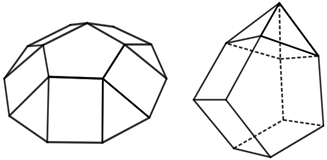
#> input picture Parte06/Ex1/images/polygons.png, 327 x 160 px
$ python subpixel_accuracy.py
#> lines starting #> are read from the running program, lines starting #| are printed output that depends on the picture; after the words box and inside, x2 and y2 are one past the last pixel; in counts of white or black regions, pixels touching at a corner belong together
#!/usr/bin/env python3

# Sometimes, you may need to find the corners with maximum accuracy.
# cv.cornerSubPix() further refines the corners detected with sub-pixel accuracy.
# We need to find the Harris corners first.
# Then we pass the centroids of these corners (There may be a bunch of pixels at a corner, we take their centroid) to refine them.
# Harris corners are marked in red pixels and refined corners are marked in green pixels.
# For this function, we have to define the criteria when to stop the iteration.
# We stop it after a specified number of iterations or a certain accuracy is achieved, whichever occurs first.
# We also need to define the size of the neighborhood it searches for corners.

import numpy as np
import cv2 as cv

filename = 'images/polygons.png'
img = cv.imread(filename)
#> img is the input picture: shape (160, 327, 3); min 2, max 255, mean 239.4
gray = cv.cvtColor(img,cv.COLOR_BGR2GRAY)

# First find Harris corners
gray = np.float32(gray)
dst = cv.cornerHarris(gray,2,3,0.04)
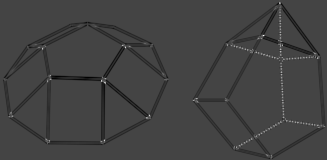
#> dst: shape (160, 327) float32; min -116237808, max 314964160, mean -3625929.2; drawn with min black and max white
dst = cv.dilate(dst,None)
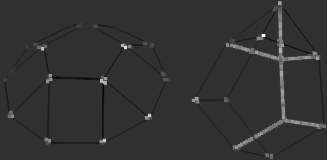
#> dst: shape (160, 327) float32; min -74625856, max 314964160, mean 3058747.8; drawn with min black and max white
ret, dst = cv.threshold(dst,0.01*dst.max(),255,0)
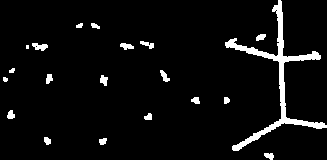
#> dst: shape (160, 327) float32; 5% white; 20 white regions (1 under 20 px), largest, box (x1, y1, x2, y2) and area: (225, 0, 327, 151) 1758, (32, 43, 48, 51) 82, (120, 43, 134, 50) 65
#> ret = 3149641.6
dst = np.uint8(dst)

# Find centroids
ret, labels, stats, centroids = cv.connectedComponentsWithStats(dst)
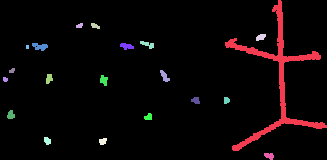
#> labels: shape (160, 327) int32; 21 distinct labels, from 0 to 20; one colour per label, 0 black
#> ret = 21; stats = 21 rows, first 6: [0, 0, 327, 160, 49695], [225, 0, 102, 151, 1758], [76, 23, 7, 5, 27], [91, 23, 9, 6, 36], [256, 34, 10, 7, 51], [140, 41, 14, 8, 59]; centroids = 21 rows, first 8: [159.8, 79.51], [276.5, 78.63], [79.19, 25.26], [94.75, 25.53], [260.4, 36.8], [147.2, 44.05], [39.57, 46.18], [126.3, 45.83]

# Define the criteria to stop and refine the corners
criteria = (cv.TERM_CRITERIA_EPS + cv.TERM_CRITERIA_MAX_ITER, 100, 0.001)
corners = cv.cornerSubPix(gray,np.float32(centroids),(5,5),(-1,-1),criteria)
#> corners = 21 rows, first 8: [159.8, 79.51], [280.7, 77.89], [79.19, 25.26], [94.75, 25.53], [260.3, 35.21], [151.5, 44.39], [35.34, 44.36], [124.2, 43.96]

# Now draw them
res = np.hstack((centroids,corners))
#> res = 21 rows, first 6: [159.8, 79.51, 159.8, 79.51], [276.5, 78.63, 280.7, 77.89], [79.19, 25.26, 79.19, 25.26], [94.75, 25.53, 94.75, 25.53], [260.4, 36.8, 260.3, 35.21], [147.2, 44.05, 151.5, 44.39]
res = np.int0(res)
#> res = 21 rows, first 6: [159, 79, 159, 79], [276, 78, 280, 77], [79, 25, 79, 25], [94, 25, 94, 25], [260, 36, 260, 35], [147, 44, 151, 44]
img[res[:,1],res[:,0]]=[0,0,255]
#> img: shape (160, 327, 3); 0.04% of pixels changed, all inside (x1, y1, x2, y2) = (4, 25, 277, 156)
img[res[:,3],res[:,2]] = [0,255,0]
#> img: shape (160, 327, 3); mean B, G, R 239.4, 239.5, 239.5

cv.imshow('subpixel15.jpg',img)

if cv.waitKey(0) == ord('q'):
#> (key q is pressed here)
    cv.destroyAllWindows()

$ run again, with Parte06/Ex1/images/chessboard.png copied over Parte06/Ex1/images/polygons.png
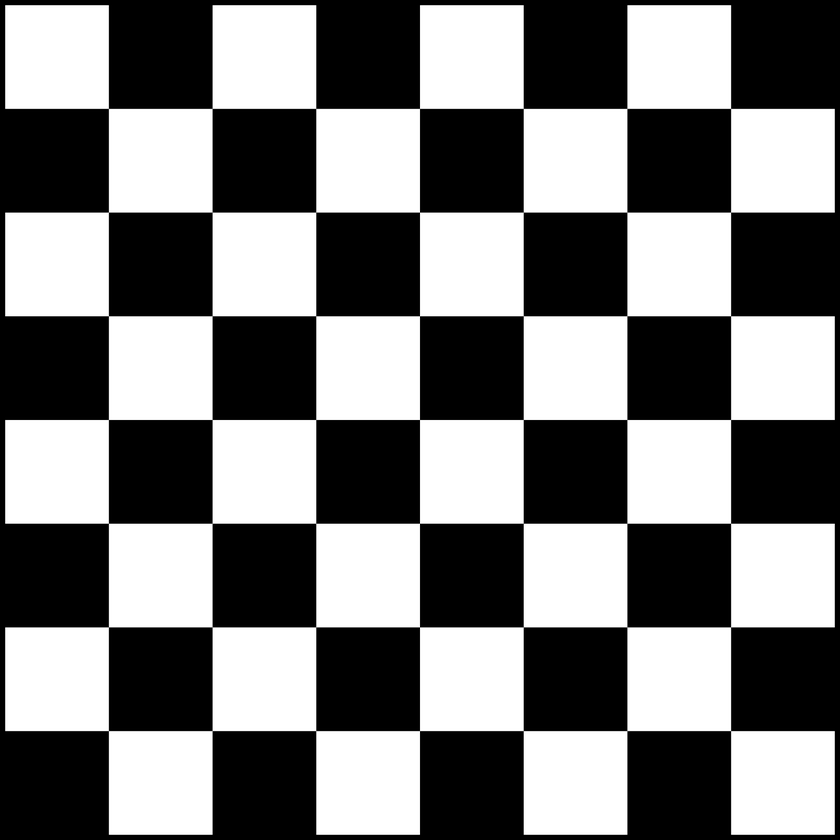
#> input picture Parte06/Ex1/images/chessboard.png, 840 x 840 px, shrunk from 2048 x 2048 before the run
#> img is the input picture: shape (840, 840, 3); min 0, max 255, mean 124.4
#> `dst = cv.dilate(dst,None)`:
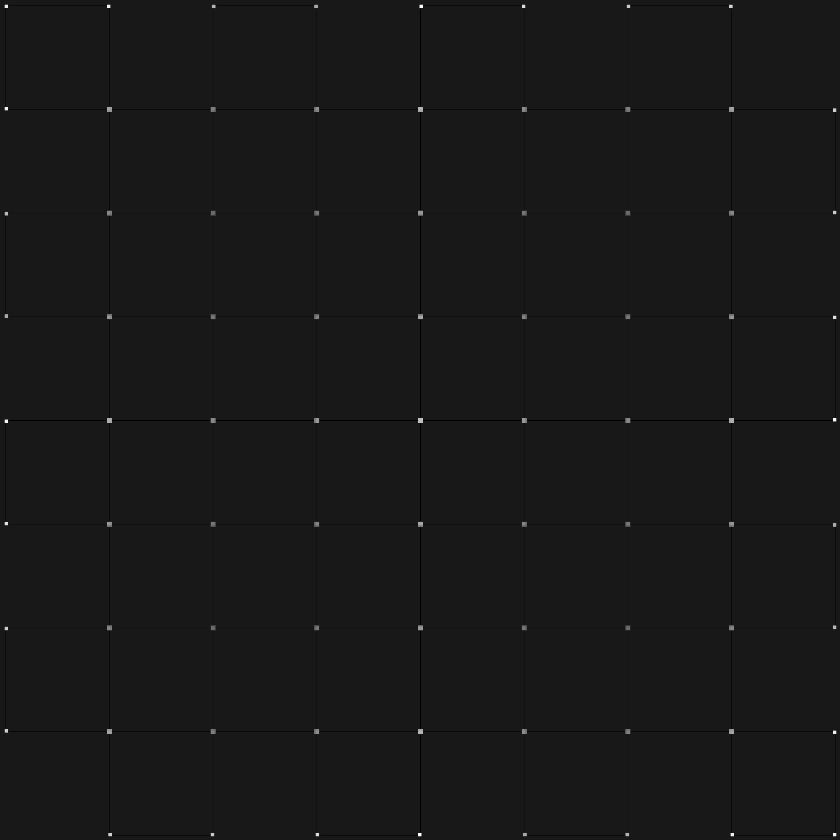
#> dst: shape (840, 840) float32; min -33403776, max 310730016, mean 96918.9; drawn with min black and max white
#> `ret, dst = cv.threshold(dst,0.01*dst.max(),255,0)`:
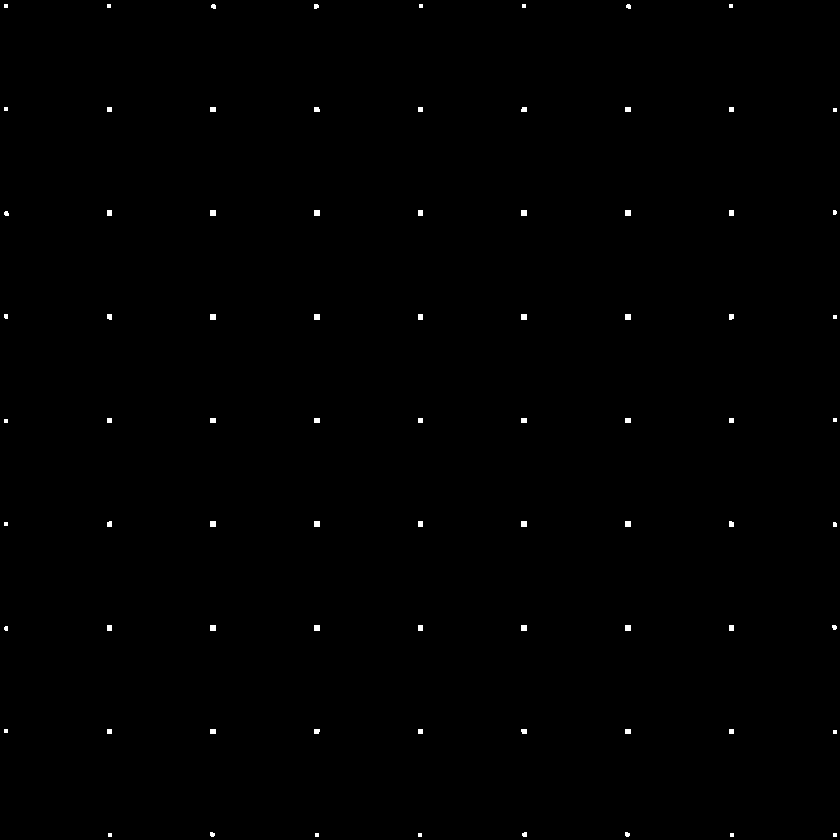
#> dst: shape (840, 840) float32; 0.29% white; 79 white regions (22 under 20 px), largest, box (x1, y1, x2, y2) and area: (210, 210, 216, 216) 36, (314, 210, 320, 216) 36, (521, 210, 527, 216) 36
#> `ret, dst = cv.threshold(dst,0.01*dst.max(),255,0)`: ret = 3107300.2
#> labels: shape (840, 840) int32; 80 distinct labels, from 0 to 79
#> `ret, labels, stats, centroids = cv.connectedComponentsWithStats(dst)`: ret = 80; stats = 80 rows, first 6: [0, 0, 840, 840, 703563], [4, 4, 4, 4, 16], [107, 4, 4, 4, 16], [211, 4, 5, 5, 21], [314, 4, 5, 5, 22], [419, 4, 4, 4, 16]; centroids = 80 pairs, first value 5.5 to 834.5, second value 5.5 to 834.5
#> corners = 80 pairs, first value 4.68 to 834.3, second value 4.7 to 834.3
#> `res = np.hstack((centroids,corners))`: res = 80 rows, first 6: [419.5, 419.5, 419.5, 419.5], [5.5, 5.5, 4.71, 4.73], [108.5, 5.5, 108.3, 4.72], [213.1, 6, 212.2, 4.7], [315.8, 5.91, 315.6, 4.7], [420.5, 5.5, 419.6, 4.71]
#> `res = np.int0(res)`: res = 80 rows, first 6: [419, 419, 419, 419], [5, 5, 4, 4], [108, 5, 108, 4], [213, 6, 212, 4], [315, 5, 315, 4], [420, 5, 419, 4]

$ run again, with Parte06/Ex1/images/block.jpg saved as Parte06/Ex1/images/polygons.png
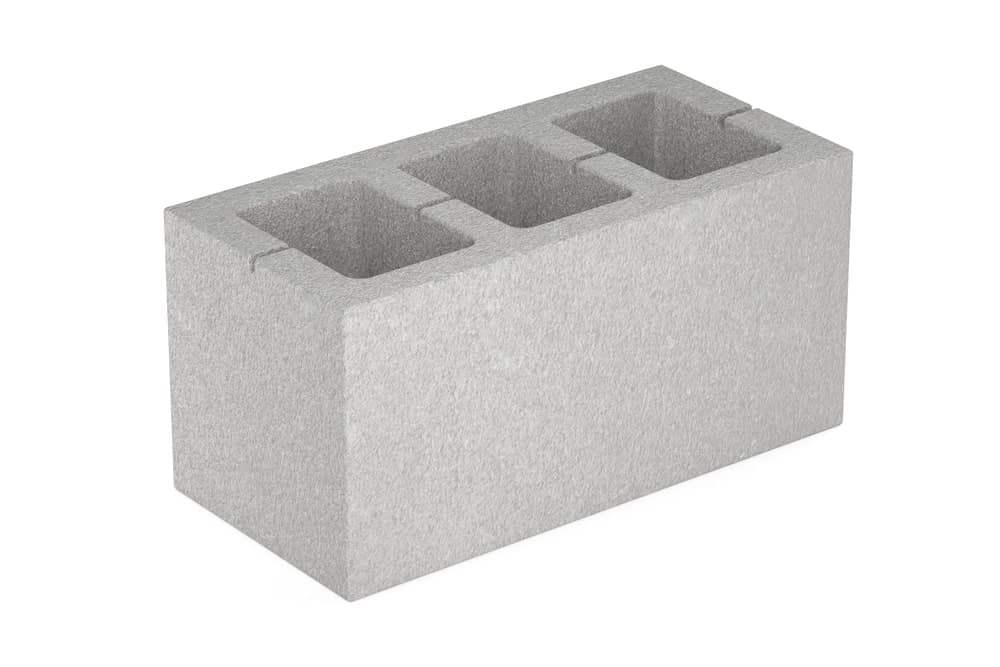
#> input picture Parte06/Ex1/images/block.jpg, 1000 x 667 px
#> img is the input picture: shape (667, 1000, 3); mean B, G, R 225.1, 226.1, 226.6
#> `ret, dst = cv.threshold(dst,0.01*dst.max(),255,0)`:
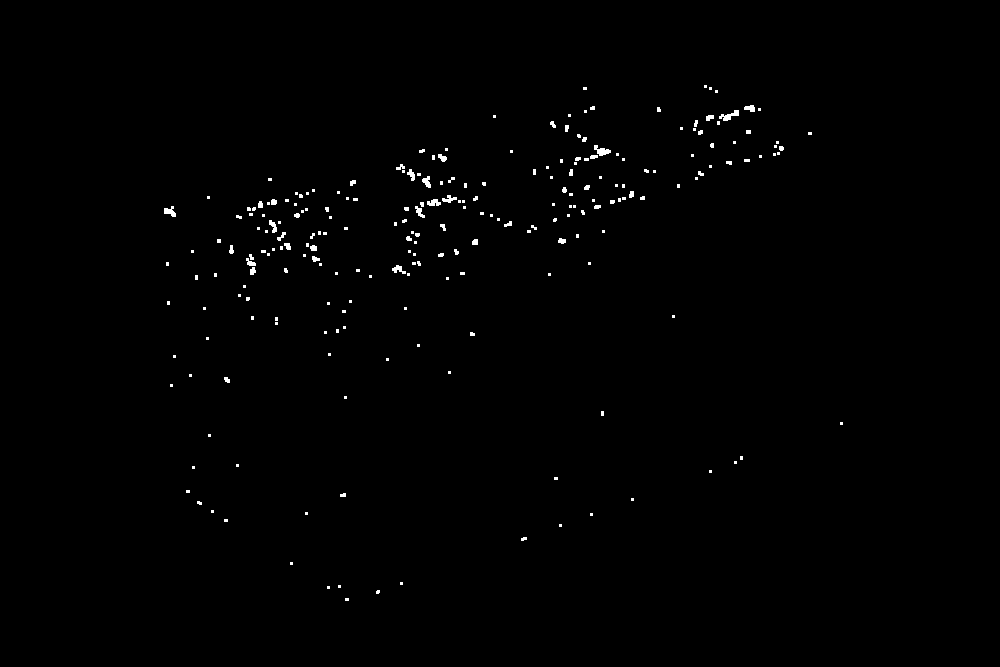
#> dst: shape (667, 1000) float32; 0.6% white; 234 white regions (182 under 20 px), largest, box (x1, y1, x2, y2) and area: (719, 110, 739, 121) 101, (594, 145, 611, 156) 99, (164, 206, 176, 217) 77
#> `ret, dst = cv.threshold(dst,0.01*dst.max(),255,0)`: ret = 49393.8
#> labels: shape (667, 1000) int32; 235 distinct labels, from 0 to 234
#> `ret, labels, stats, centroids = cv.connectedComponentsWithStats(dst)`: ret = 235; stats = 235 rows, first 6: [0, 0, 1000, 667, 663020], [704, 85, 3, 3, 9], [583, 87, 4, 3, 12], [709, 87, 3, 3, 9], [715, 90, 3, 3, 9], [744, 105, 11, 7, 56]; centroids = 235 pairs, first value 167 to 841, second value 86 to 599
#> corners = 235 pairs, first value 165.1 to 841.5, second value 83.41 to 601.8
#> `res = np.hstack((centroids,corners))`: res = 235 rows, first 6: [499.8, 333.6, 500.6, 329.3], [705, 86, 703.5, 83.41], [584.5, 88, 584.8, 86.04], [710, 88, 710, 88], [716, 91, 715.7, 88.77], [749.7, 107.9, 752.2, 108.2]
#> `res = np.int0(res)`: res = 235 rows, first 6: [499, 333, 500, 329], [705, 86, 703, 83], [584, 88, 584, 86], [710, 88, 710, 88], [716, 91, 715, 88], [749, 107, 752, 108]
